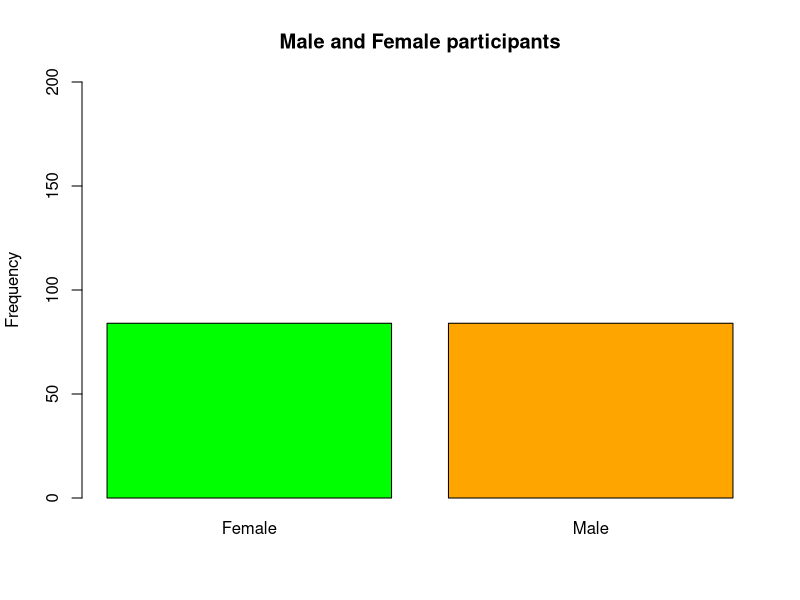
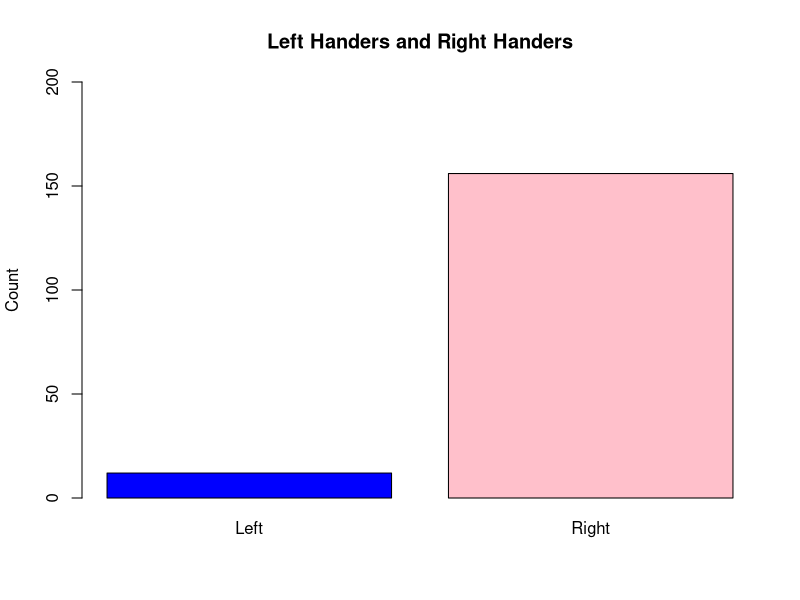
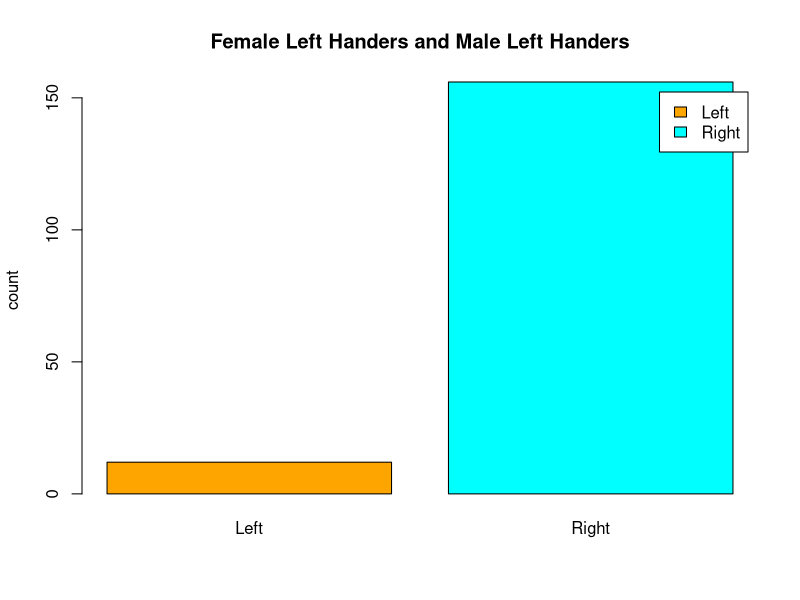

These charts were generated, in order, by the following R code: (Note: this script raises an error after producing the figures.)
library(dplyr)
library(MASS)
View(survey)

#removing emptydata i.e., NA values
newsurvey<-na.omit(survey)
View(newsurvey)

#1
bar1<-table(newsurvey$Sex)
barplot(bar1,ylim=c(0,200),main="Male and Female participants",ylab="Frequency",
        col=c("green","orange"))

#2
bar2<-table(newsurvey$W.Hnd)
barplot(bar2,ylim=c(0,200),main="Left Handers and Right Handers",ylab="Count",
        col=c("blue","pink"))

#3
counts <- table(newsurvey$W.Hnd)
barplot(counts, main="Female Left Handers and Male Left Handers",ylab="count", 
        col=c("orange","cyan"),legend = rownames(counts), beside=TRUE)

#4
pie1<-table(newsurvey$W.Hnd=="Left")
new1<-newsurvey[newsurvey$W.Hnd=="Left",]
View(new1)
pie(pie1[,2],labels=pie1[,1],main="Pie Distribution of Smokers",
    col=c("aquamarine","pink","darkgoldenrod","khaki"),clockwise=TRUE)

#5
hist(newsurvey$Age,main="Age distribution",xlab = "Age range",ylab="Frequency",col = "skyblue")

#6
plot(newsurvey$Age,newsurvey$Wr.Hnd, pch=20,xlab="Age",ylab="Writing Hand span",col="red")

#7
boxplot(newsurvey$Pulse,xlab = "Pulse Rate",ylab = "Count",col = c("yellow"))
summary(newsurvey$Pulse)




#1
install.packages(ggplot2)
library(ggplot2)

#2
ggplot(newsurvey, aes(x=factor(Sex)))+geom_bar(stat="count", width=0.3, fill=c("orange","green"))+
  theme_minimal()+ggtitle("Male and Female participants")

#3
ggplot(newsurvey, aes(x=newsurvey$W.Hnd))+geom_bar(stat="count", width=0.3, fill=c("blue","red"))+
  theme_minimal()+ggtitle("Left Handers and Right Handers")

#4
newsur=newsurvey%>%filter(W.Hnd=="Left")
colours = c("pink","violet")
ggplot(ns2, aes(x=newsur$Sex))+geom_bar(stat="count", width=0.3, fill=colours)+
  theme_minimal()+ggtitle("Left Handers and Right Handers")

#5
data <- data.frame(group=pie2[,1],value=pie2[,2])
ggplot(data, aes(x="", y=value, fill=group)) +
  geom_bar(stat="identity", width=1) +
  coord_polar("y", start=0)

#6
p <- ggplot(newsurvey,aes(x=Age))+geom_histogram()
p

#7
ggplot(newsurvey, aes(x=Age, y=Wr.Hnd))+geom_point(method=lm,  linetype="dashed",
                                                   color="orange", fill="red")+
geom_smooth(method=lm,linetype="dashed",color="green", fill="purple")
